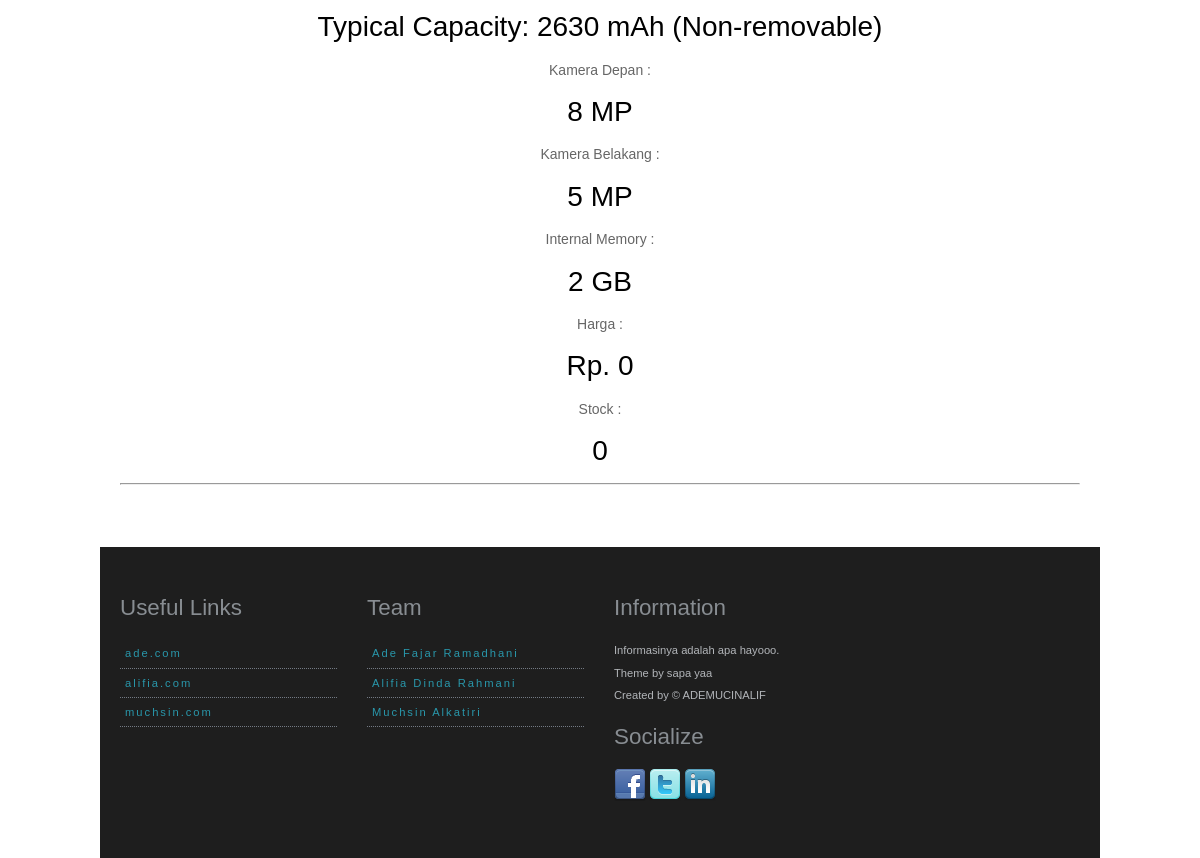
The page /gadget/read/a37 (lower part) on the database as committed earlier.
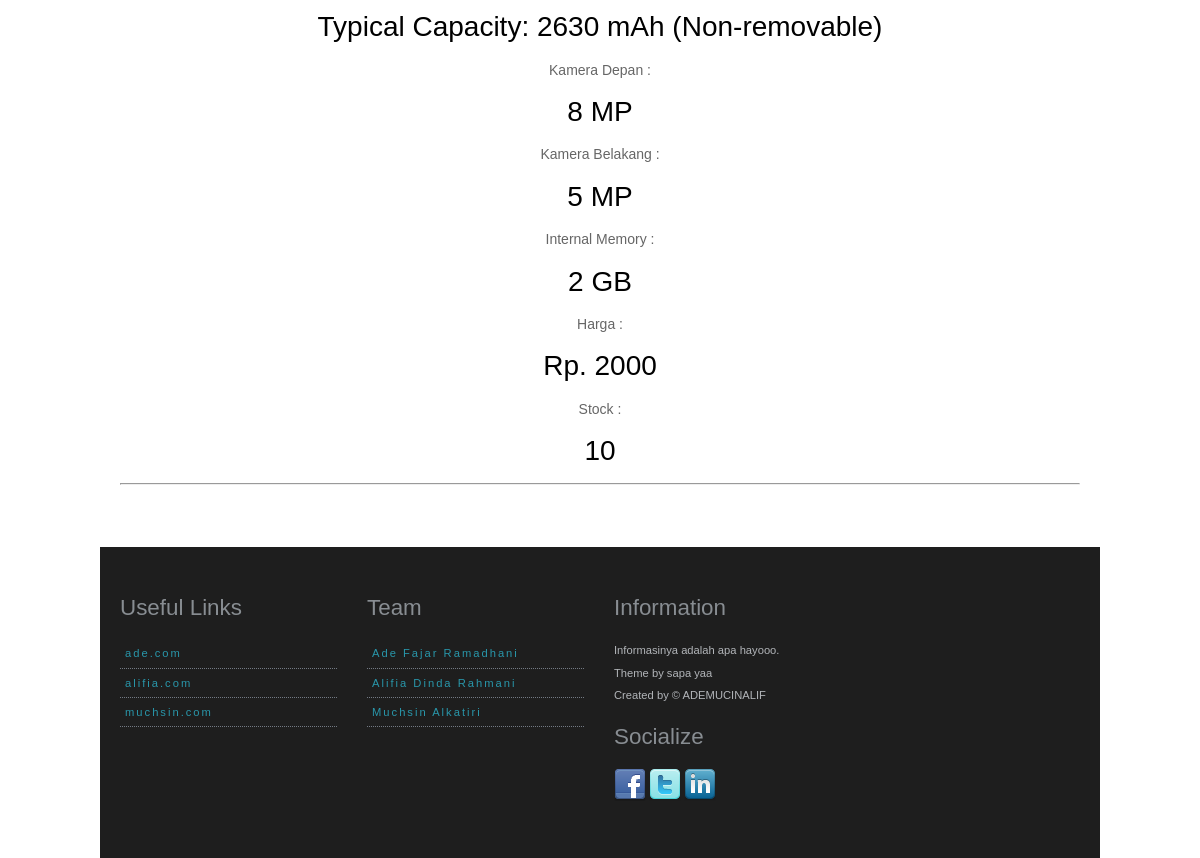
The same page on the database as committed later.
### tables this page shows
CREATE TABLE `gadget_table` (
  `post_id` int(11) NOT NULL,
  `post_date` datetime DEFAULT '0000-00-00 00:00:00',
  `fk_brand_id` int(11) NOT NULL,
  `post_name` varchar(120) NOT NULL,
  `post_slug` varchar(120) NOT NULL,
  `post_keccpu` varchar(120) NOT NULL,
  `post_ram` int(11) NOT NULL,
  `post_battery` varchar(120) NOT NULL,
  `post_frontcam` varchar(120) NOT NULL,
  `post_backcam` varchar(120) NOT NULL,
  `post_int` int(11) NOT NULL,
  `post_thumbnail` varchar(120) NOT NULL,
  `post_status` tinyint(4) NOT NULL DEFAULT '1',
  `date_created` datetime NOT NULL DEFAULT CURRENT_TIMESTAMP,
  `stock` int(11) NOT NULL,
  `price` bigint(30) NOT NULL
);

### application/controllers/Gadget.php (called while the page is built, shortened)
<?php
class Gadget extends CI_Controller {
	function __construct()
	{
		$this->load->helper('MY');
		$this->load->model('gadget_model');
		$this->load->model('brand_model');
	}
	public function read($slug='')
	{
		$data['page_title'] = 'GADGET DETAIL';
		$data['gadget'] = $this->gadget_model->get_gadget_by_slug($slug);
		$this->load->view("templates/v_header");
		$this->load->view('gadget/gadget_read', $data);
		$this->load->view("templates/v_footer");
	}
}

### index.php (called while the page is built, shortened)
<?php
require_once BASEPATH.'core/CodeIgniter.php';

### application/models/Gadget_model.php (called while the page is built, shortened)
<?php
    class Gadget_model extends CI_Model {
        public function get_gadget_by_slug($slug)
        {
            $this->db->select ( '
                gadget_table.*,
                brand.brand_id as as_brand_id,
                brand.brand_name,
                brand.brand_description,
            ' );
            $this->db->join('brand', 'brand.brand_id = gadget_table.fk_brand_id');
            $query = $this->db->get_where('gadget_table', array('post_slug' => $slug));
            return $query->row();
        }
    }

### application/views/gadget/gadget_read.php (the view, shortened to what this page needs)
<div id="container">
  <div class="one">
  <br>
    <center>
              Ditulis <?php echo time_ago($gadget->post_date) ?><br>
      <?php if( $gadget->post_thumbnail ) : ?>
              <img class="card-img-top" width="400px" src="<?php echo base_url() .'uploads/'. $gadget->post_thumbnail ?>" alt="Card image cap">
              <?php ; else : ?>
              <img class="card-img-top" data-src="holder.js/100px190?theme=thumb&bg=eaeaea&fg=aaa&text=Thumbnail" alt="Card image cap">
              <?php endif; ?><br>
              Kecepatan CPU :<br>
              RAM :<br>
              Battery :<br>
              <h3><?php echo ( $gadget->post_battery ) ?></h3>
              Kamera Depan :<br>
              <h3><?php echo ( $gadget->post_frontcam ) ?> MP</h3>
              Kamera Belakang :<br>
              <h3><?php echo ( $gadget->post_backcam ) ?> MP</h3>
              Internal Memory :<br>
              <h3><?php echo ( $gadget->post_int ) ?> GB</h3>
              Harga :<br>
              <h3>Rp. <?php echo ( $gadget->price ) ?></h3>
              Stock :<br>
              <h3><?php echo ( $gadget->stock ) ?></h3>
              <hr>
    </center>
  </div>
  <div style="clear:both; height: 40px"></div>
</div>

Rows that differ between the two databases and show on the page:
changed gadget_table "Typical Capacity: 2630 mAh (Non-removable)": price "0" → "2000"; stock "0" → "10"
